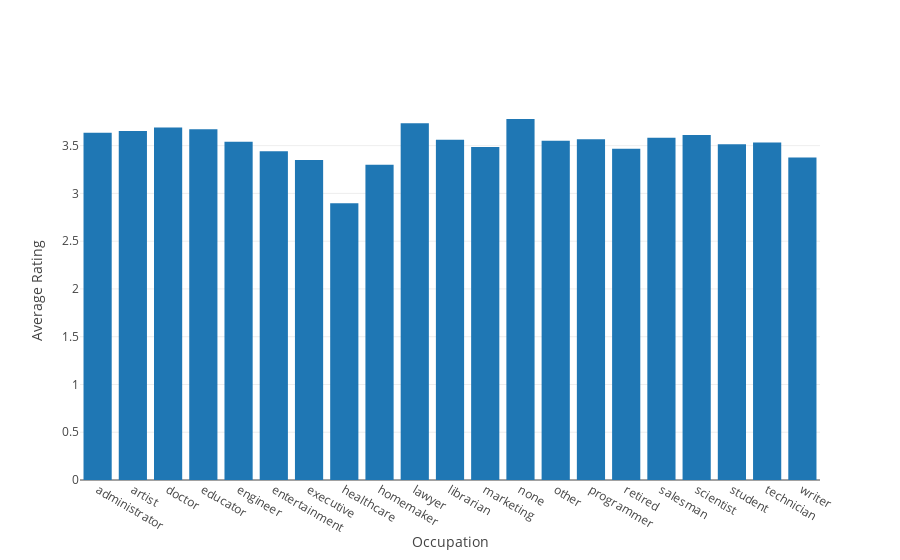

Notebook source saved alongside this figure:
### Markdown cell above
#### Plotting Average rating vs. occupation

### Code cell
trace0 = Bar(
        x = occ_rating.index,
        y = occ_rating.rating,
        
)
data = [trace0]
layout = dict(xaxis = dict(title = 'Occupation'),
              yaxis = dict(title = 'Average Rating'),
              barmode='group'
              )
fig = dict(data = data, layout = layout)
plot.iplot(fig, filename='Average rating vs occupation')

### Figure 1 — Plotly figure (JSON) as saved in the notebook; plotly's stock layout.template omitted (floating-point values rounded to 4 significant figures)
{"data": [{"type": "bar", "x": ["administrator", "artist", "doctor", "educator", "engineer", "entertainment", "executive", "healthcare", "homemaker", "lawyer", "librarian", "marketing", "none", "other", "programmer", "retired", "salesman", "scientist", "student", "technician", "writer"], "y": [3.636, 3.653, 3.689, 3.671, 3.541, 3.441, 3.349, 2.896, 3.301, 3.735, 3.561, 3.486, 3.779, 3.552, 3.568, 3.467, 3.583, 3.611, 3.515, 3.532, 3.376]}], "layout": {"barmode": "group", "xaxis": {"title": "Occupation"}, "yaxis": {"title": "Average Rating"}}}
